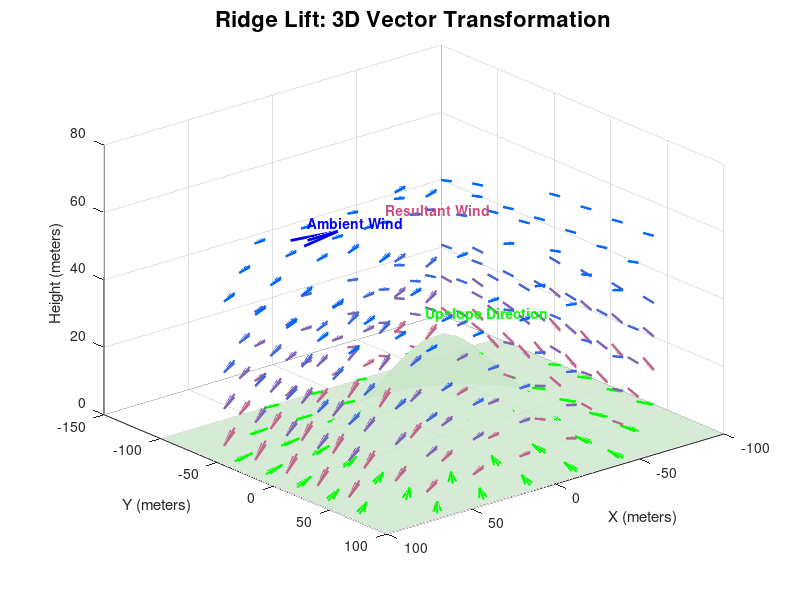
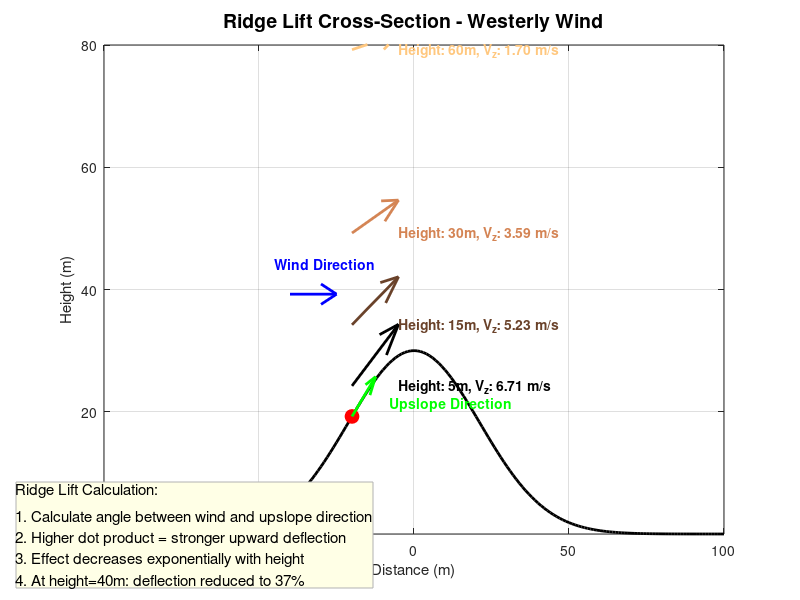

The MATLAB script that drew these images, in order:
function visualize_ridge_lift_concept()
    % VISUALIZE_RIDGE_LIFT_CONCEPT Demonstrates how wind interacts with terrain slope
    % Creates a 3D visualization showing wind vector transformation over terrain
    
    % Create a 3D terrain surface (Gaussian hill)
    [X, Y] = meshgrid(linspace(-100, 100, 30));
    Z = 30 * exp(-((X/40).^2 + (Y/40).^2));
    
    % Create figure with 3D view
    figure('Position', [100, 100, 900, 700]);
    
    % Plot the terrain surface
    surf(X, Y, Z, 'FaceAlpha', 0.8, 'EdgeAlpha', 0.2, 'FaceColor', [0.8, 0.9, 0.8]);
    hold on;
    
    % Calculate terrain gradients
    [dZdx, dZdy] = gradient(Z, X(1,2)-X(1,1), Y(2,1)-Y(1,1));
    
    % Set wind parameters
    wind_speed = 10;  % m/s
    wind_dir = 270;   % Wind from the west
    wind_dir_rad = (270 - wind_dir) * pi/180;
    wind_vector = [cos(wind_dir_rad), sin(wind_dir_rad), 0] * wind_speed;  % [x,y,z]
    wind_unit_horiz = [cos(wind_dir_rad), sin(wind_dir_rad)];  % Unit vector (horizontal only)
    
    % Height-based decay parameters
    decay_height = 40;  % Height where effect reduces to ~37%
    vertical_strength = 1.0;  % Multiplier for vertical component
    
    % Sample points for vector visualization
    step = 4;  % Sample every Nth point
    sample_heights = [10, 20, 30, 50];  % Heights above terrain
    
    % Plot vectors at sample points
    for i = 1:step:size(X, 1)
        for j = 1:step:size(X, 2)
            x_pos = X(i,j);
            y_pos = Y(i,j);
            terrain_height = Z(i,j);
            
            % Get terrain slope at this point
            slope_x = dZdx(i,j);
            slope_y = dZdy(i,j);
            
            % Create upslope vector (horizontal with vertical component based on slope)
            % This represents the direction a ball would roll uphill
            upslope_vector = [slope_x, slope_y];  % Horizontal components only
            upslope_mag = norm(upslope_vector);
            
            if upslope_mag > 0.001  % Only if there's a meaningful slope
                % Normalize upslope vector
                upslope_unit = upslope_vector / upslope_mag;
                
                % Create 3D display vector with small vertical component
                upslope_display = [upslope_unit(1), upslope_unit(2), 0.2] * 10;
                
                % Plot upslope vector at surface
                quiver3(x_pos, y_pos, terrain_height, ...
                       upslope_display(1), upslope_display(2), upslope_display(3), ...
                       'g', 'LineWidth', 1.5, 'MaxHeadSize', 0.5);
                
                % Calculate and visualize wind vectors at different heights
                for h = 1:length(sample_heights)
                    height = sample_heights(h);
                    z_pos = terrain_height + height;
                    
                    % Calculate decay factor based on height
                    decay_factor = exp(-height/decay_height);
                    
                    % Calculate dot product between wind and upslope vector
                    % Both wind_unit_horiz and upslope_unit are 2D vectors
                    dot_product = dot(wind_unit_horiz, upslope_unit);
                    
                    % Calculate vertical deflection
                    vertical_component = dot_product * vertical_strength * wind_speed * decay_factor;
                    
                    % Create resultant vector
                    resultant = [wind_vector(1), wind_vector(2), vertical_component];
                    
                    % Scale for visualization
                    scale = 7;
                    
                    % Determine color based on height (fade from red to light blue)
                    color = [1-h/length(sample_heights), 0.4, 0.4+h/length(sample_heights)*0.6];
                    
                    % Plot resultant wind vector
                    quiver3(x_pos, y_pos, z_pos, ...
                           resultant(1)/wind_speed*scale, resultant(2)/wind_speed*scale, resultant(3)/wind_speed*scale, ...
                           'Color', color, 'LineWidth', 1.5, 'MaxHeadSize', 0.5);
                end
            end
        end
    end
    
    % Add a legend arrow for ambient wind
    quiver3(80, 0, 70, -20, 0, 0, 'b', 'LineWidth', 2, 'MaxHeadSize', 0.8);
    text(80, 0, 75, 'Ambient Wind', 'Color', 'blue', 'FontWeight', 'bold');
    
    % Add upslope vector label
    text(30, 30, 45, 'Upslope Direction', 'Color', 'green', 'FontWeight', 'bold');
    
    % Add resultant vector label
    text(0, -50, 60, 'Resultant Wind', 'Color', [0.8, 0.3, 0.5], 'FontWeight', 'bold');
    
    % Set axis properties
    xlabel('X (meters)');
    ylabel('Y (meters)');
    zlabel('Height (meters)');
    title('Ridge Lift: 3D Vector Transformation', 'FontSize', 16);
    grid on;
    
    % Set optimal viewing angle
    view(140, 30);
    
    % Create the detailed explanation figure
    figure('Position', [200, 200, 900, 600]);
    
    % Create a more detailed terrain profile for 2D demonstration
    x_detailed = linspace(-100, 100, 201);
    z_detailed = 30 * exp(-(x_detailed/30).^2);  % Steeper Gaussian hill
    dx_detailed = gradient(z_detailed, x_detailed);
    
    % Plot the terrain
    plot(x_detailed, z_detailed, 'k', 'LineWidth', 2);
    hold on;
    
    % Select one point for demonstration
    x_demo = -20;  % Point on the windward slope
    [~, idx_demo] = min(abs(x_detailed - x_demo));
    terrain_height_demo = z_detailed(idx_demo);
    terrain_slope_demo = dx_detailed(idx_demo);
    
    % Mark the demonstration point
    plot(x_demo, terrain_height_demo, 'ro', 'MarkerSize', 10, 'MarkerFaceColor', 'r');
    
    % Calculate upslope direction at demo point
    upslope_vector = [1, terrain_slope_demo];  
    upslope_mag = norm(upslope_vector);
    upslope_unit = upslope_vector / upslope_mag;
    
    % Show the upslope vector
    quiver(x_demo, terrain_height_demo, upslope_unit(1)*10, upslope_unit(2)*10, 0, 'g', 'LineWidth', 2);
    text(x_demo+12, terrain_height_demo+2, 'Upslope Direction', 'Color', 'g', 'FontWeight', 'bold');
    
    % Show the wind vector
    arrow_start = [x_demo-20, terrain_height_demo+20];
    quiver(arrow_start(1), arrow_start(2), wind_vector(1)*1.5, 0, 0, 'b', 'LineWidth', 2);
    text(arrow_start(1)-5, arrow_start(2)+5, 'Wind Direction', 'Color', 'b', 'FontWeight', 'bold');
    
    % Calculate and show the resulting vectors at different heights
    heights = [5, 15, 30, 60];
    colors = copper(length(heights));
    
    for h = 1:length(heights)
        height = heights(h);
        z_pos = terrain_height_demo + height;
        
        % Calculate decay factor
        decay_factor = exp(-height/decay_height);
        
        % Calculate dot product between wind and upslope (2D only)
        dot_product = dot([1, 0], upslope_unit);  
        
        % Calculate vertical multiplier
        vertical_multiplier = dot_product * vertical_strength;
        
        % Create resultant vector
        resultant = [wind_vector(1), vertical_multiplier * decay_factor * wind_speed];
        
        % Draw the resultant vector
        quiver(x_demo, z_pos, resultant(1)/wind_speed*15, resultant(2)/wind_speed*15, 0, ...
               'Color', colors(h,:), 'LineWidth', 2);
        
        % Add text label with height and vertical component
        text(x_demo+15, z_pos, sprintf('Height: %dm, V_z: %.2f m/s', height, resultant(2)), ...
             'Color', colors(h,:), 'FontWeight', 'bold');
    end
    
    % Add explanation text
    textbox = annotation('textbox', [0.02, 0.02, 0.4, 0.25], 'String', {...
        'Ridge Lift Calculation:', ...
        '', ...
        '1. Calculate angle between wind and upslope direction', ...
        '2. Higher dot product = stronger upward deflection', ...
        '3. Effect decreases exponentially with height', ...
        sprintf('4. At height=%.0fm: deflection reduced to %.0f%%', decay_height, 100/exp(1))}, ...
        'FitBoxToText', 'on', 'BackgroundColor', [1, 1, 0.9], ...
        'EdgeColor', [0.7, 0.7, 0.7], 'FontSize', 11);
    
    % Set axis properties
    axis([-100, 100, 0, 80]);
    xlabel('Distance (m)');
    ylabel('Height (m)');
    title('Ridge Lift Cross-Section - Westerly Wind', 'FontSize', 14);
    grid on;
end